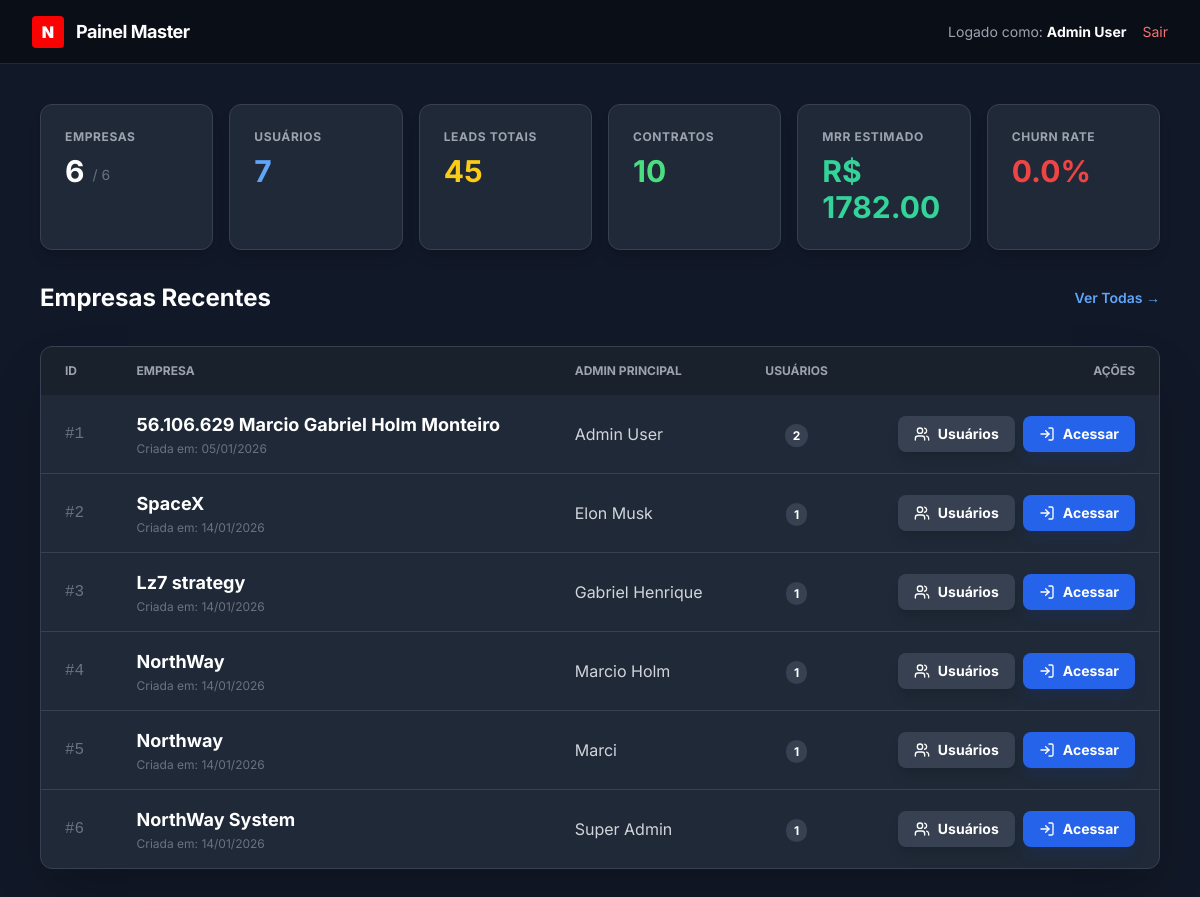
The app's page /master/dashboard (signed in) with its own data.
### models.py (models this page shows, shortened)
class User(UserMixin, db.Model):
    id = db.Column(db.Integer, primary_key=True)
    name = db.Column(db.String(100), nullable=False)
    email = db.Column(db.String(120), unique=True, nullable=False)
    supabase_uid = db.Column(db.String(100), unique=True, nullable=True)
    password_hash = db.Column(db.String(200), nullable=False)
    password_hash = db.Column(db.String(200), nullable=False)
    role = db.Column(db.String(20), nullable=False, default=ROLE_SALES) # Legacy/Fallback
    role_id = db.Column(db.Integer, db.ForeignKey('role.id'), nullable=True) # New RBAC
    company_id = db.Column(db.Integer, db.ForeignKey('company.id'), nullable=True) # Nullable for Supabase Auth Triggers
    created_at = db.Column(db.DateTime, default=datetime.utcnow)
    profile_image = db.Column(db.String(150), nullable=True)
    phone = db.Column(db.String(20), nullable=True)
    status_message = db.Column(db.String(100), nullable=True)
    is_super_admin = db.Column(db.Boolean, default=False)
    onboarding_dismissed = db.Column(db.Boolean, default=False)
    leads = db.relationship('Lead', backref='assigned_user', lazy=True)
    allowed_pipelines = db.relationship('Pipeline', secondary=user_pipeline_association, backref=db.backref('allowed_users', lazy='dynamic'))

class Company(db.Model):
    id = db.Column(db.Integer, primary_key=True)
    name = db.Column(db.String(100), nullable=False)
    created_at = db.Column(db.DateTime, default=datetime.utcnow)
    users = db.relationship('User', backref='company', lazy=True)
    leads = db.relationship('Lead', backref='company', lazy=True)
    pipelines = db.relationship('Pipeline', backref='company', lazy=True)
    document = db.Column(db.String(20), nullable=True) # CNPJ
    address_street = db.Column(db.String(150), nullable=True)
    address_number = db.Column(db.String(20), nullable=True)
    address_neighborhood = db.Column(db.String(100), nullable=True)
    address_city = db.Column(db.String(100), nullable=True)
    address_state = db.Column(db.String(2), nullable=True)
    address_zip = db.Column(db.String(10), nullable=True)
    representative = db.Column(db.String(100), nullable=True)
    representative_cpf = db.Column(db.String(20), nullable=True)
    logo_filename = db.Column(db.String(150), nullable=True)
    primary_color = db.Column(db.String(7), default='#fa0102') # Default Northway Red
    secondary_color = db.Column(db.String(7), default='#111827') # Default Dark Gray
    status = db.Column(db.String(20), default='active') # active, suspended, cancelled
    plan = db.Column(db.String(50), default='pro') # free, starter, pro, enterprise
    max_users = db.Column(db.Integer, default=5)
    max_leads = db.Column(db.Integer, default=1000)
    max_storage_gb = db.Column(db.Float, default=1.0)
    updated_at = db.Column(db.DateTime, default=datetime.utcnow, onupdate=datetime.utcnow)

### master.py (the view)
@master.route('/master/dashboard')
@login_required
def dashboard():
    companies = Company.query.all()
    total_companies = len(companies)
    active_companies = sum(1 for c in companies if getattr(c, 'status', 'active') == 'active')
    total_users = User.query.count()
    from models import Lead, Contract
    try:
        total_leads = Lead.query.count()
    except Exception:
        total_leads = 0
    try:
        total_contracts = Contract.query.count()
    except Exception:
        total_contracts = 0
    mrr = 0
    plan_prices = {'free': 0, 'starter': 149, 'pro': 297, 'enterprise': 997}
    cancelled_companies = sum(1 for c in companies if getattr(c, 'status', 'active') == 'cancelled')
    churn_rate = (cancelled_companies / total_companies * 100) if total_companies > 0 else 0
    stats = []
    for comp in companies:
        plan_name = (getattr(comp, 'plan', 'pro') or 'pro').lower()
        mrr += plan_prices.get(plan_name, 0)
        admin_user = User.query.filter_by(company_id=comp.id, role=ROLE_ADMIN).first()
        if not admin_user:
            admin_user = User.query.filter_by(company_id=comp.id).first()
        user_count = User.query.filter_by(company_id=comp.id).count()
        stats.append({
            'company': comp,
            'user_count': user_count,
            'target_user_id': admin_user.id if admin_user else None,
            'admin_name': admin_user.name if admin_user else "---"
        })
    global_kpis = {
        'companies': total_companies,
        'active_companies': active_companies,
        'users': total_users,
        'leads': total_leads,
        'contracts': total_contracts,
        'mrr': mrr,
        'churn': round(churn_rate, 1)
    }
    return render_template('master_dashboard.html', stats=stats, kpis=global_kpis)

### master.py (called while the page is built)
@master.before_request
@login_required
def check_master_access():
    if request.endpoint in ['master.revert_access', 'master.super_helper', 'master.run_library_migration', 'master.revoke_self', 'master.system_reset', 'master.migrate_saas', 'master.refresh_roles']:
        return
    if not getattr(current_user, 'is_super_admin', False):
        abort(403)

### templates/master_dashboard.html (shortened to what this page needs)
{% extends "base.html" %}
{% block content %}
<div class="h-screen flex flex-col bg-gray-900 text-white">
    <div class="h-16 border-b border-gray-800 flex items-center justify-between px-8 bg-black/40">
        <div class="flex items-center gap-3">
            <div class="w-8 h-8 rounded bg-northway-red flex items-center justify-center font-black text-white">N</div>
            <h1 class="text-lg font-bold tracking-tight">Painel Master</h1>
        </div>
        <div class="flex items-center gap-4">
            <span class="text-sm text-gray-400">Logado como: <strong class="text-white">{{ current_user.name
                    }}</strong></span>
            <a href="{{ url_for('auth.logout') }}" class="text-sm text-red-400 hover:text-red-300">Sair</a>
        </div>
    </div>
    <div class="flex-1 overflow-y-auto p-10">
        <div class="max-w-7xl mx-auto space-y-8">
            <div class="grid grid-cols-1 md:grid-cols-3 lg:grid-cols-6 gap-4">
                <div class="bg-gray-800 p-6 rounded-xl border border-gray-700 shadow-lg">
                    <p class="text-gray-400 text-xs font-bold uppercase tracking-wider mb-2">Empresas</p>
                    <div class="flex items-end gap-2">
                        <span class="text-3xl font-bold text-white">{{ kpis.active_companies }}</span>
                        <span class="text-sm text-gray-500 mb-1">/ {{ kpis.companies }}</span>
                    </div>
                </div>
                <div class="bg-gray-800 p-6 rounded-xl border border-gray-700 shadow-lg">
                    <p class="text-gray-400 text-xs font-bold uppercase tracking-wider mb-2">Usuários</p>
                    <span class="text-3xl font-bold text-blue-400">{{ kpis.users }}</span>
                </div>
                <div class="bg-gray-800 p-6 rounded-xl border border-gray-700 shadow-lg">
                    <p class="text-gray-400 text-xs font-bold uppercase tracking-wider mb-2">Leads Totais</p>
                    <span class="text-3xl font-bold text-yellow-400">{{ kpis.leads }}</span>
                </div>
                <div class="bg-gray-800 p-6 rounded-xl border border-gray-700 shadow-lg">
                    <p class="text-gray-400 text-xs font-bold uppercase tracking-wider mb-2">Contratos</p>
                    <span class="text-3xl font-bold text-green-400">{{ kpis.contracts }}</span>
                </div>
                <div
                    class="bg-gray-800 p-6 rounded-xl border border-gray-700 shadow-lg col-span-1 md:col-span-2 lg:col-span-1">
                    <p class="text-gray-400 text-xs font-bold uppercase tracking-wider mb-2">MRR Estimado</p>
                    <span class="text-3xl font-bold text-emerald-400">R$ {{ "%.2f"|format(kpis.mrr) }}</span>
                </div>
                <div class="bg-gray-800 p-6 rounded-xl border border-gray-700 shadow-lg">
                    <p class="text-gray-400 text-xs font-bold uppercase tracking-wider mb-2">Churn Rate</p>
                    <span class="text-3xl font-bold text-red-500">{{ kpis.churn }}%</span>
                </div>
            </div>
            <div class="flex items-center justify-between">
                <h2 class="text-2xl font-bold">Empresas Recentes</h2>
                <a href="{{ url_for('master.companies') }}"
                    class="text-sm text-blue-400 hover:text-blue-300 font-semibold">Ver Todas &rarr;</a>
            </div>
            <div class="bg-gray-800 rounded-xl border border-gray-700 overflow-hidden shadow-2xl">
                <table class="w-full text-left">
                    <thead class="bg-black/20 text-gray-400 text-xs uppercase font-bold">
                        <tr>
                            <th class="px-6 py-4">ID</th>
                            <th class="px-6 py-4">Empresa</th>
                            <th class="px-6 py-4">Admin Principal</th>
                            <th class="px-6 py-4 text-center">Usuários</th>
                            <th class="px-6 py-4 text-right">Ações</th>
                        </tr>
                    </thead>
                    <tbody class="divide-y divide-gray-700">
                        {% for stat in stats %}
                        <tr class="hover:bg-white/5 transition-colors">
                            <td class="px-6 py-4 font-mono text-gray-500">#{{ stat.company.id }}</td>
                            <td class="px-6 py-4 font-bold text-white text-lg">
                                {{ stat.company.name }}
                                <div class="text-xs font-normal text-gray-500 mt-0.5">Criada em: {{
                                    stat.company.created_at.strftime('%d/%m/%Y') }}</div>
                            </td>
                            <td class="px-6 py-4 text-gray-300">
                                {{ stat.admin_name }}
                            </td>
                            <td class="px-6 py-4 text-center">
                                <span class="bg-gray-700 text-white text-xs font-bold px-2 py-1 rounded-full">{{
                                    stat.user_count }}</span>
                            </td>
                            <td class="px-6 py-4 text-right">
                                {% if stat.target_user_id %}
                                <div class="flex gap-2 justify-end">
                                    <a href="{{ url_for('master.company_users', company_id=stat.company.id) }}"
                                        class="inline-flex items-center gap-2 bg-gray-700 hover:bg-gray-600 text-white px-4 py-2 rounded-lg font-bold text-sm transition-colors shadow-lg">
                                        <i data-lucide="users" class="w-4 h-4"></i> Usuários
                                    </a>
                                    <a href="{{ url_for('master.impersonate', user_id=stat.target_user_id) }}"
                                        class="inline-flex items-center gap-2 bg-blue-600 hover:bg-blue-500 text-white px-4 py-2 rounded-lg font-bold text-sm transition-colors shadow-lg shadow-blue-900/20">
                                        <i data-lucide="log-in" class="w-4 h-4"></i> Acessar
                                    </a>
                                </div>
                                {% endif %}
                            </td>
                        </tr>
                        {% endfor %}
                    </tbody>
                </table>
            </div>
        </div>
    </div>
</div>
{% endblock %}

### templates/base.html (style rules this page uses)
body { -webkit-font-smoothing: antialiased; -moz-osx-font-smoothing: grayscale; }

### records on screen
User: name "Admin User", company.id "1", company.name "56.106.629 Marcio Gabriel Holm Monteiro", company.created_at "05/01/2026", admin_name "Admin User", user_count "2"
User: company.id "2", company.name "SpaceX", company.created_at "14/01/2026", admin_name "Elon Musk", user_count "1"
User: company.id "3", company.name "Lz7 strategy", company.created_at "14/01/2026", admin_name "Gabriel Henrique", user_count "1"
User: company.id "4", company.name "NorthWay", company.created_at "14/01/2026", admin_name "Marcio Holm", user_count "1"
User: company.id "5", company.name "Northway", company.created_at "14/01/2026", admin_name "Marci", user_count "1"
User: company.id "6", company.name "NorthWay System", company.created_at "14/01/2026", admin_name "Super Admin", user_count "1"

### other values on screen
{{ kpis.active_companies }} "6"
{{ kpis.companies }} "6"
{{ kpis.users }} "7"
{{ kpis.leads }} "45"
{{ kpis.contracts }} "10"
{{ "%.2f"|format(kpis.mrr) }} "1782.00"
{{ kpis.churn }} "0.0"
